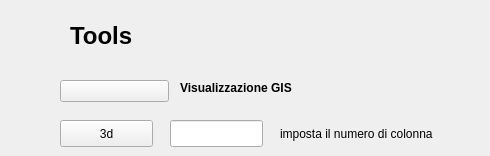
   <widget class="QWidget" name="tab_2">
    <attribute name="title">
     <string>Tool</string>
    </attribute>
    <widget class="QLabel" name="label_75">
     <property name="geometry">
      <rect>
       <x>70</x>
       <y>21</y>
       <width>396</width>
       <height>29</height>
      </rect>
     </property>
     <property name="minimumSize">
      <size>
       <width>396</width>
       <height>0</height>
      </size>
     </property>
     <property name="font">
      <font>
       <pointsize>18</pointsize>
       <weight>75</weight>
       <bold>true</bold>
      </font>
     </property>
     <property name="text">
      <string>Tools</string>
     </property>
    </widget>
    <widget class="QLabel" name="label_76">
     <property name="geometry">
      <rect>
       <x>180</x>
       <y>80</y>
       <width>161</width>
       <height>16</height>
      </rect>
     </property>
     <property name="font">
      <font>
       <weight>75</weight>
       <bold>true</bold>
      </font>
     </property>
     <property name="text">
      <string>Visualizzazione GIS</string>
     </property>
    </widget>
    <widget class="QToolButton" name="toolButtonGis">
     <property name="geometry">
      <rect>
       <x>60</x>
       <y>80</y>
       <width>109</width>
       <height>22</height>
      </rect>
     </property>
     <property name="minimumSize">
      <size>
       <width>109</width>
       <height>0</height>
      </size>
     </property>
     <property name="toolTip">
      <string/>
     </property>
     <property name="text">
      <string/>
     </property>
     <property name="icon">
      <iconset>
       <normaloff>:/images/GIS.png</normaloff>:/images/GIS.png</iconset>
     </property>
     <property name="shortcut">
      <string>Ctrl+G</string>
     </property>
     <property name="checkable">
      <bool>true</bool>
     </property>
     <property name="checked">
      <bool>false</bool>
     </property>
     <property name="toolButtonStyle">
      <enum>Qt::ToolButtonTextOnly</enum>
     </property>
     <property name="arrowType">
      <enum>Qt::NoArrow</enum>
     </property>
    </widget>
    <widget class="QPushButton" name="tre_d">
     <property name="geometry">
      <rect>
       <x>60</x>
       <y>120</y>
       <width>93</width>
       <height>27</height>
      </rect>
     </property>
     <property name="text">
      <string>3d</string>
     </property>
    </widget>
    <widget class="QLineEdit" name="tab_5">
     <property name="geometry">
      <rect>
       <x>170</x>
       <y>120</y>
       <width>93</width>
       <height>27</height>
      </rect>
     </property>
    </widget>
    <widget class="QLabel" name="label_49">
     <property name="geometry">
      <rect>
       <x>280</x>
       <y>120</y>
       <width>201</width>
       <height>27</height>
      </rect>
     </property>
     <property name="text">
      <string>imposta il numero di colonna</string>
     </property>
    </widget>
   </widget>
